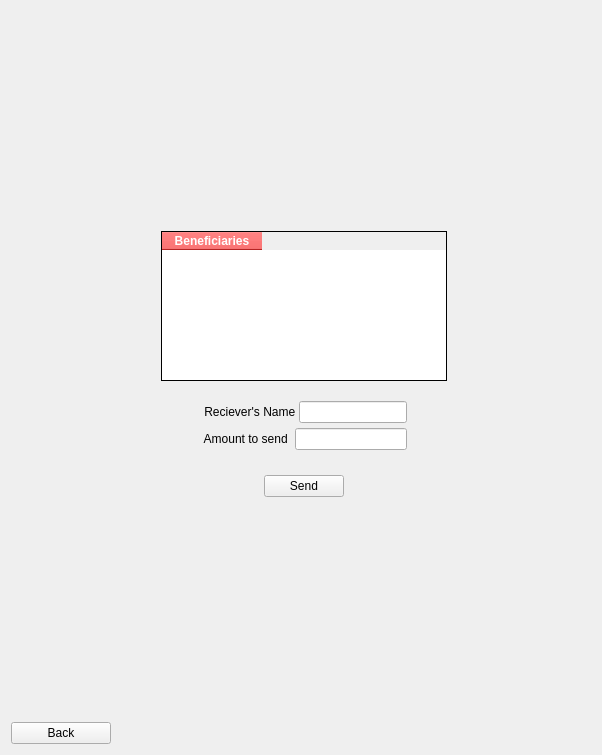
                 <widget class="QWidget" name="SendMoneyPage">
                  <layout class="QGridLayout" name="gridLayout_8">
                   <item row="0" column="2">
                    <spacer name="verticalSpacer_33">
                     <property name="orientation">
                      <enum>Qt::Vertical</enum>
                     </property>
                     <property name="sizeHint" stdset="0">
                      <size>
                       <width>20</width>
                       <height>220</height>
                      </size>
                     </property>
                    </spacer>
                   </item>
                   <item row="1" column="0">
                    <spacer name="horizontalSpacer_88">
                     <property name="orientation">
                      <enum>Qt::Horizontal</enum>
                     </property>
                     <property name="sizeHint" stdset="0">
                      <size>
                       <width>144</width>
                       <height>20</height>
                      </size>
                     </property>
                    </spacer>
                   </item>
                   <item row="1" column="1" colspan="2">
                    <layout class="QVBoxLayout" name="verticalLayout_28">
                     <property name="spacing">
                      <number>20</number>
                     </property>
                     <item>
                      <widget class="QTableWidget" name="beneficiaries_table">
                       <property name="sizePolicy">
                        <sizepolicy hsizetype="Expanding" vsizetype="Minimum">
                         <horstretch>0</horstretch>
                         <verstretch>0</verstretch>
                        </sizepolicy>
                       </property>
                       <property name="minimumSize">
                        <size>
                         <width>100</width>
                         <height>0</height>
                        </size>
                       </property>
                       <property name="maximumSize">
                        <size>
                         <width>16777215</width>
                         <height>150</height>
                        </size>
                       </property>
                       <property name="styleSheet">
                        <string notr="true">QTableWidget {
  border: 1px solid black;
  border-collapse: collapse;
  background-color: white;
   color:black;
  font-weight: bold;
}

QHeaderView::section {
  background-color: #ff3333;
  color: white;
  font-weight: bold;
}</string>
                       </property>
                       <attribute name="horizontalHeaderMinimumSectionSize">
                        <number>28</number>
                       </attribute>
                       <column>
                        <property name="text">
                         <string>Beneficiaries</string>
                        </property>
                       </column>
                      </widget>
                     </item>
                     <item>
                      <layout class="QGridLayout" name="gridLayout_24">
                       <property name="verticalSpacing">
                        <number>25</number>
                       </property>
                       <item row="1" column="1">
                        <layout class="QHBoxLayout" name="horizontalLayout_62">
                         <property name="spacing">
                          <number>6</number>
                         </property>
                         <item>
                          <spacer name="horizontalSpacer_89">
                           <property name="orientation">
                            <enum>Qt::Horizontal</enum>
                           </property>
                           <property name="sizeHint" stdset="0">
                            <size>
                             <width>40</width>
                             <height>20</height>
                            </size>
                           </property>
                          </spacer>
                         </item>
                         <item>
                          <widget class="QPushButton" name="sendmoney_fr_btn">
                           <property name="sizePolicy">
                            <sizepolicy hsizetype="Fixed" vsizetype="Fixed">
                             <horstretch>0</horstretch>
                             <verstretch>0</verstretch>
                            </sizepolicy>
                           </property>
                           <property name="minimumSize">
                            <size>
                             <width>80</width>
                             <height>0</height>
                            </size>
                           </property>
                           <property name="maximumSize">
                            <size>
                             <width>100</width>
                             <height>35</height>
                            </size>
                           </property>
                           <property name="styleSheet">
                            <string notr="true"/>
                           </property>
                           <property name="text">
                            <string>Send</string>
                           </property>
                           <property name="checkable">
                            <bool>true</bool>
                           </property>
                          </widget>
                         </item>
                         <item>
                          <spacer name="horizontalSpacer_90">
                           <property name="orientation">
                            <enum>Qt::Horizontal</enum>
                           </property>
                           <property name="sizeHint" stdset="0">
                            <size>
                             <width>40</width>
                             <height>20</height>
                            </size>
                           </property>
                          </spacer>
                         </item>
                        </layout>
                       </item>
                       <item row="0" column="0">
                        <spacer name="horizontalSpacer_6">
                         <property name="orientation">
                          <enum>Qt::Horizontal</enum>
                         </property>
                         <property name="sizeHint" stdset="0">
                          <size>
                           <width>40</width>
                           <height>20</height>
                          </size>
                         </property>
                        </spacer>
                       </item>
                       <item row="0" column="1">
                        <layout class="QGridLayout" name="gridLayout_7">
                         <property name="verticalSpacing">
                          <number>5</number>
                         </property>
                         <item row="0" column="0">
                          <layout class="QHBoxLayout" name="horizontalLayout_60">
                           <property name="spacing">
                            <number>0</number>
                           </property>
                           <item>
                            <widget class="QLabel" name="label_12">
                             <property name="maximumSize">
                              <size>
                               <width>130</width>
                               <height>16777215</height>
                              </size>
                             </property>
                             <property name="styleSheet">
                              <string notr="true">QLabel#label_9
{
	background-color: #ff3333;
	color: #fff;
	font-size: 14px;
	font-weight: bold;

}</string>
                             </property>
                             <property name="text">
                              <string> Reciever's Name </string>
                             </property>
                            </widget>
                           </item>
                           <item>
                            <widget class="QLineEdit" name="recieverName_sendmoney_lineEdit">
                             <property name="maximumSize">
                              <size>
                               <width>140</width>
                               <height>16777215</height>
                              </size>
                             </property>
                            </widget>
                           </item>
                          </layout>
                         </item>
                         <item row="1" column="0">
                          <layout class="QHBoxLayout" name="horizontalLayout_61">
                           <property name="spacing">
                            <number>0</number>
                           </property>
                           <item>
                            <widget class="QLabel" name="label_52">
                             <property name="maximumSize">
                              <size>
                               <width>130</width>
                               <height>16777215</height>
                              </size>
                             </property>
                             <property name="styleSheet">
                              <string notr="true">QLabel#label_11
{
	background-color: #ff3333;
	color: #fff;
	font-size: 14px;
	font-weight: bold;

}</string>
                             </property>
                             <property name="text">
                              <string> Amount to send  </string>
                             </property>
                            </widget>
                           </item>
                           <item>
                            <widget class="QLineEdit" name="amount_sendmoney_lineEdit">
                             <property name="maximumSize">
                              <size>
                               <width>140</width>
                               <height>16777215</height>
                              </size>
                             </property>
                             <property name="text">
                              <string/>
                             </property>
                            </widget>
                           </item>
                          </layout>
                         </item>
                        </layout>
                       </item>
                       <item row="0" column="2">
                        <spacer name="horizontalSpacer_7">
                         <property name="orientation">
                          <enum>Qt::Horizontal</enum>
                         </property>
                         <property name="sizeHint" stdset="0">
                          <size>
                           <width>40</width>
                           <height>20</height>
                          </size>
                         </property>
                        </spacer>
                       </item>
                      </layout>
                     </item>
                    </layout>
                   </item>
                   <item row="1" column="3">
                    <spacer name="horizontalSpacer_91">
                     <property name="orientation">
                      <enum>Qt::Horizontal</enum>
                     </property>
                     <property name="sizeHint" stdset="0">
                      <size>
                       <width>144</width>
                       <height>20</height>
                      </size>
                     </property>
                    </spacer>
                   </item>
                   <item row="2" column="1">
                    <spacer name="verticalSpacer_35">
                     <property name="orientation">
                      <enum>Qt::Vertical</enum>
                     </property>
                     <property name="sizeHint" stdset="0">
                      <size>
                       <width>20</width>
                       <height>219</height>
                      </size>
                     </property>
                    </spacer>
                   </item>
                   <item row="3" column="0">
                    <widget class="QPushButton" name="sendMoney_fr_back_btn">
                     <property name="sizePolicy">
                      <sizepolicy hsizetype="Fixed" vsizetype="Fixed">
                       <horstretch>0</horstretch>
                       <verstretch>0</verstretch>
                      </sizepolicy>
                     </property>
                     <property name="minimumSize">
                      <size>
                       <width>80</width>
                       <height>0</height>
                      </size>
                     </property>
                     <property name="maximumSize">
                      <size>
                       <width>100</width>
                       <height>35</height>
                      </size>
                     </property>
                     <property name="styleSheet">
                      <string notr="true">/*-----QPushButton-----*/
QPushButton#sendmoney_fr_btn
{
	background-color: #ff3333;
	color: #fff;
	border-radius: 5px;
	font-size: 15px;
	font-weight: bold;
	border: none;
	padding: 5px;
}
</string>
                     </property>
                     <property name="text">
                      <string>Back</string>
                     </property>
                     <property name="checkable">
                      <bool>true</bool>
                     </property>
                    </widget>
                   </item>
                   <item row="3" column="1" colspan="2">
                    <spacer name="horizontalSpacer_92">
                     <property name="orientation">
                      <enum>Qt::Horizontal</enum>
                     </property>
                     <property name="sizeHint" stdset="0">
                      <size>
                       <width>235</width>
                       <height>20</height>
                      </size>
                     </property>
                    </spacer>
                   </item>
                  </layout>
                 </widget>
